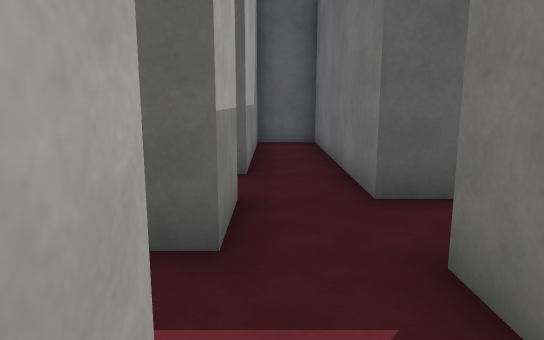
[1] (above)

24 first-person views from a walk through a Unity game level. The camera is 1.4 m above the floor, tilts 10° down and sees 70° across. The floor is counted in squares, 1 m on a side. Each view is taken from the middle of a square. On the plan, view 1 faces up. The plan holds only what a view shows up to about 16 squares ahead; the rest is blank. Surface patterns are stand-ins for the level's own textures.

[2]
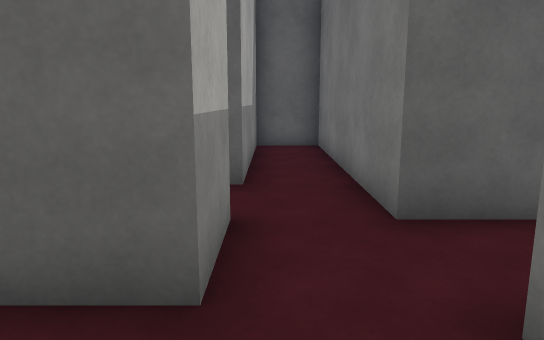

[3]
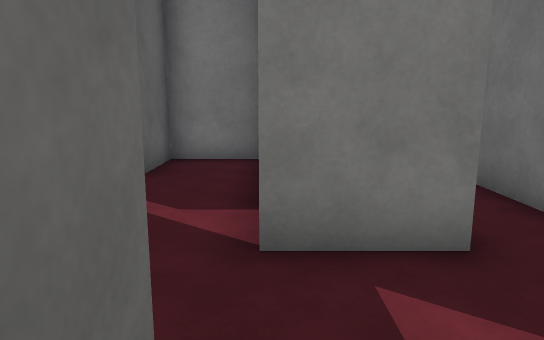

[4]
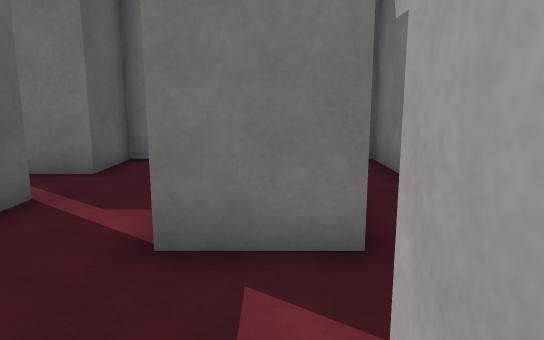

[5]
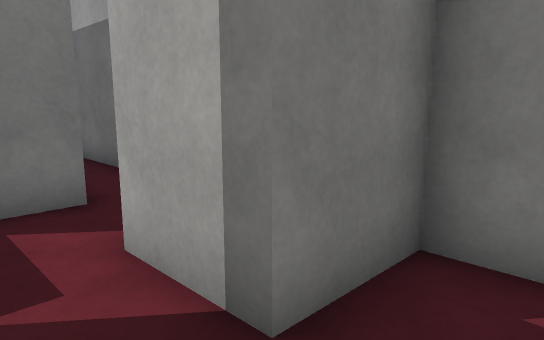

[6]
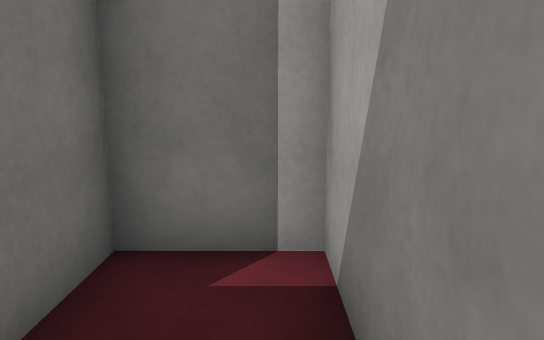

[7]
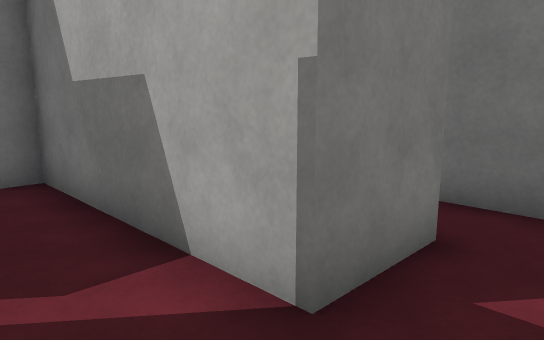

[8]
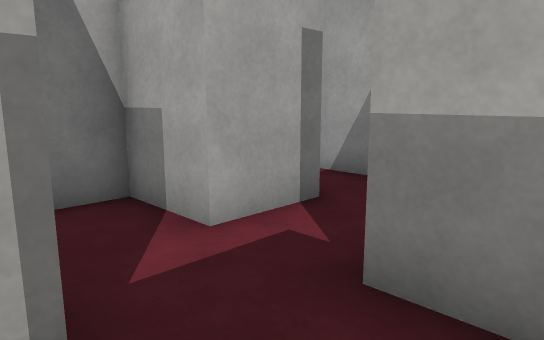

[9]
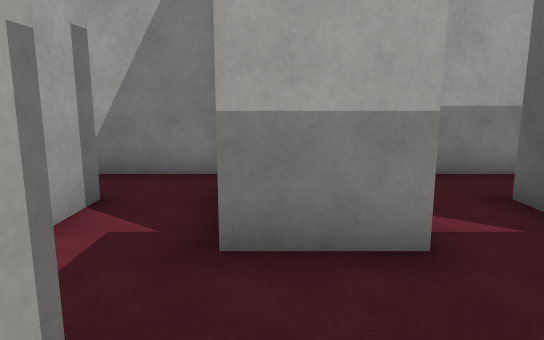

[10]
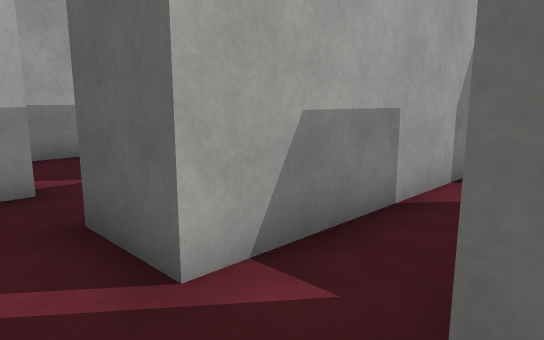

[11]
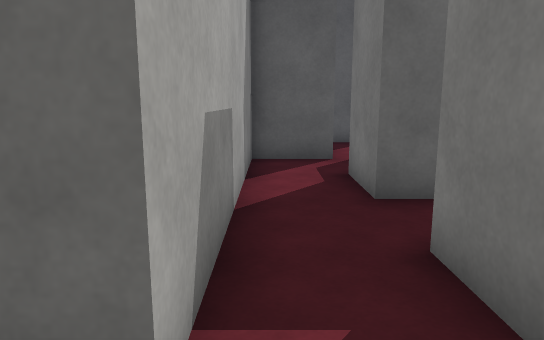

[12]
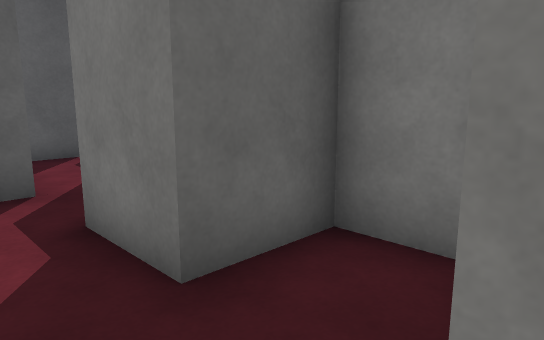

[13]
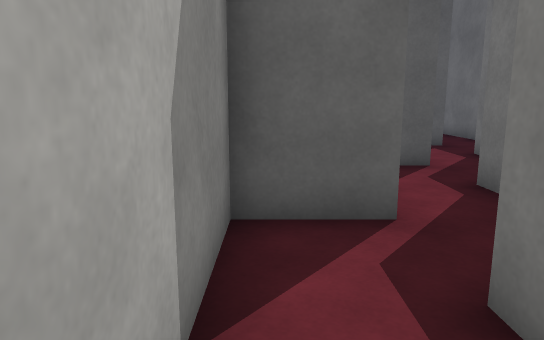

[14]
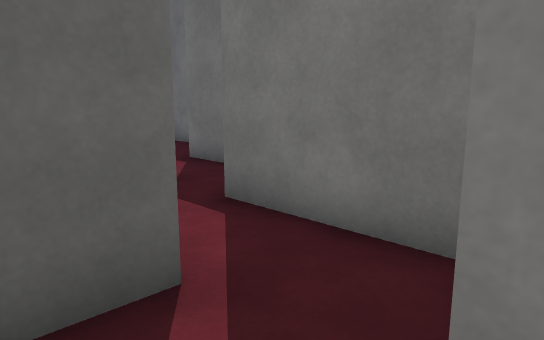

[15]
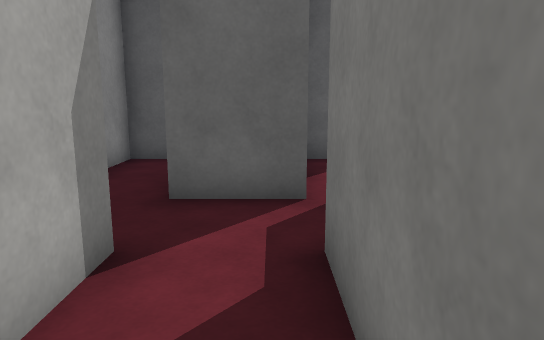

[16]
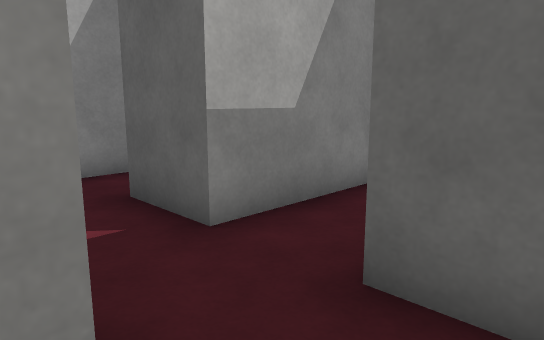

[17]
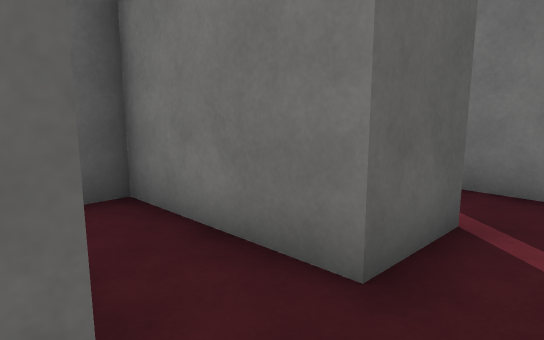

[18]
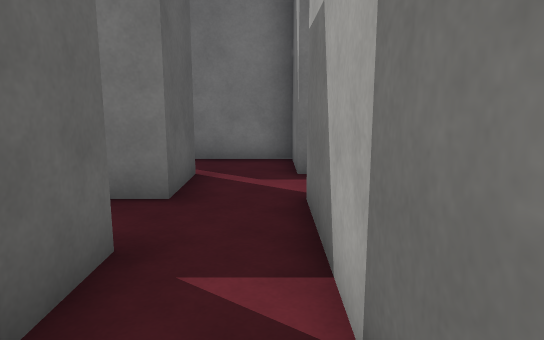

[19]
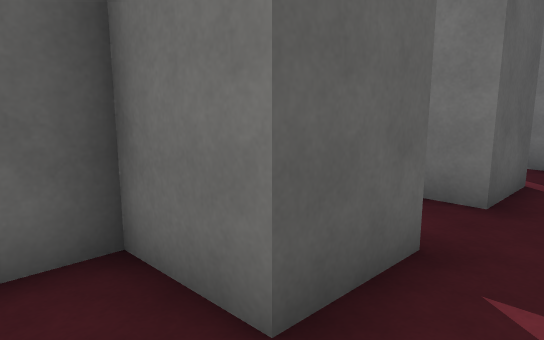

[20]
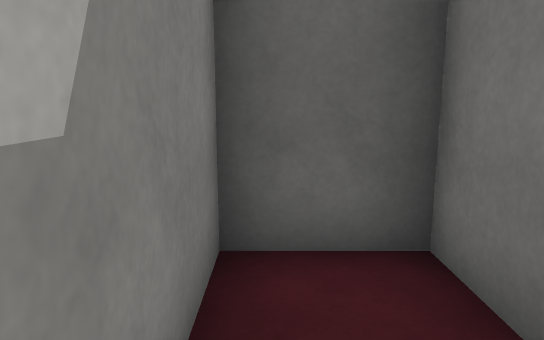

[21]
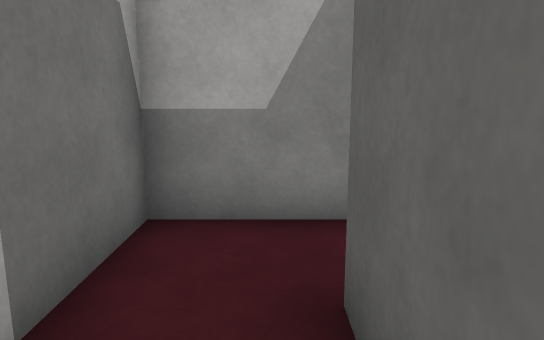

[22]
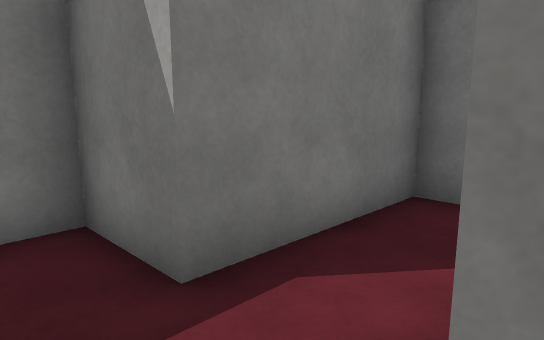

[23]
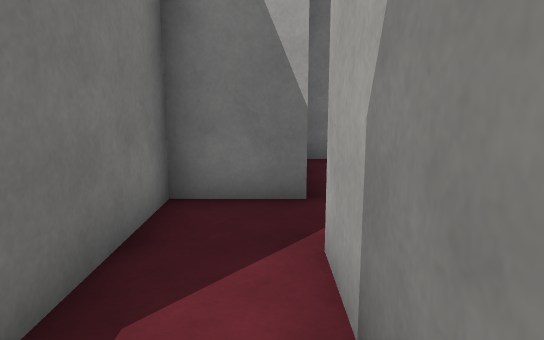

[24]
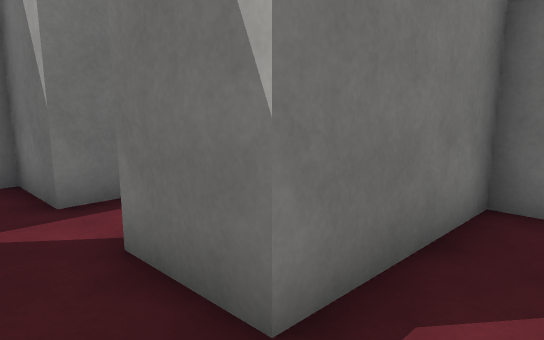

### Floor plan
Ten units are one square. View 1 is at (0, 0); x grows to the right and y downward. Boxes are objects, and circles mark ways between rooms. Rooms are numbered by the first view taken in them; rooms with no view inside come last. Other rooms are left out.
<svg viewBox="-50 -230 210 240">
<path fill="none" stroke="#000" d="M-5 -15 -5 5 75 5M-45 -30 -45 5 -25 5 -25 -15 -5 -15M-5 -35 -19 -35M-5 -56 -5 -35M35 -55 15 -55 15 -135 -5 -135 -5 -75M15 -10 15 -31 35 -31M35 -31 75 -31 75 -55 55 -55 55 -75M35 -75 35 -55M75 -81 75 -95 55 -95 55 -115M35 -115 35 -75M56 -135 35 -135 35 -115M66 -115 75 -115 75 -155M55 -155 55 -140M35 -175 15 -175 15 -195 -5 -195 -5 -155 35 -155M75 -155 95 -155 95 -195M75 -194 75 -175 55 -175 55 -215 35 -215 35 -175M35 -155 55 -155M135 -195 155 -195M96 -215 79 -215M95 -195 115 -195M75 -204 75 -194"/>
<circle cx="5" cy="-10" r="3" fill="#2a7"/>
<circle cx="-15" cy="-25" r="3" fill="#2a7"/>
<circle cx="25" cy="-45" r="3" fill="#2a7"/>
<circle cx="45" cy="-65" r="3" fill="#2a7"/>
<circle cx="45" cy="-105" r="3" fill="#2a7"/>
<circle cx="65" cy="-145" r="3" fill="#2a7"/>
<circle cx="25" cy="-165" r="3" fill="#2a7"/>
<circle cx="85" cy="-185" r="3" fill="#2a7"/>
<text x="30" y="0">1</text>
<text x="-30" y="-20">2</text>
<text x="10" y="-70">3</text>
<text x="50" y="-50">4</text>
<text x="50" y="-90">5</text>
<text x="60" y="-130">6</text>
<text x="10" y="-170">7</text>
<text x="60" y="-170">8</text>
<text x="130" y="-210">9</text>
</svg>
Room 1 opens to room 3. Room 2 opens to room 3. Room 3 opens to room 4. Room 4 opens to room 5. Room 5 opens to room 6. Room 6 opens to room 8. Room 7 opens to room 8. Room 8 opens to room 9.

Where each view was taken, in squares from view 1:
view 1: 0 up, 0 right, facing up
view 2: 1 up, 0 right, facing up
view 3: 3 up, 2 left, facing right
view 4: 2 up, 2 left, facing right
view 5: 3 up, 4 left, facing down-right
view 6: 3 up, 4 left, facing down
view 7: 5 up, 0 right, facing down-right
view 8: 5 up, 2 right, facing down-left
view 9: 4 up, 3 right, facing left
view 10: 4 up, 6 right, facing up-left
view 11: 4 up, 4 right, facing up
view 12: 7 up, 4 right, facing up-right
view 13: 9 up, 4 right, facing up
view 14: 11 up, 4 right, facing up-right
view 15: 12 up, 7 right, facing up
view 16: 15 up, 7 right, facing up-left
view 17: 16 up, 3 right, facing up-right
view 18: 16 up, 0 right, facing right
view 19: 16 up, 0 right, facing up-right
view 20: 16 up, 0 right, facing up
view 21: 17 up, 4 right, facing left
view 22: 17 up, 5 right, facing down-right
view 23: 21 up, 8 right, facing down
view 24: 21 up, 8 right, facing down-right
